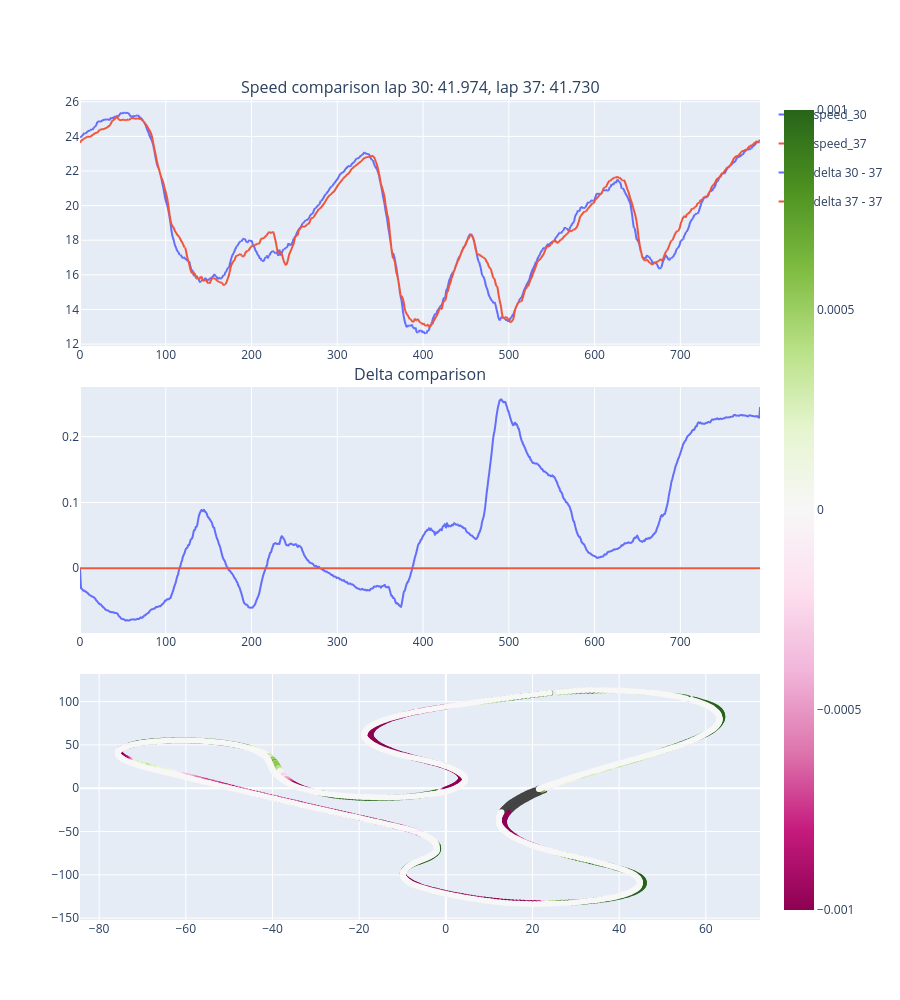

The cell this chart's notebook holds for it:
### Code cell
delta = pd.concat(
    [
        (f["timestamp"] - f_37["timestamp"])
        .pipe(lambda s: s - s.iloc[0])
        .rename(f"delta {i} - 37")
        .to_frame()
        for i, f in frames.items()
    ],
    axis=1,
)


fig = make_subplots(
    rows=3,
    cols=1,
    shared_xaxes=False,
    vertical_spacing=0.05,
    subplot_titles=(
        f"Speed comparison {', '.join(f'lap {i}: {session.laps.lap_time(i):.3f}' for i in frames)}",
        "Delta comparison",
    ),
)

for trace in px.line(
    pd.concat(
        [f["full_speed"].rename(f"speed_{i}").to_frame() for i, f in frames.items()]
    )
).data:
    fig.add_trace(trace, row=1, col=1)
for trace in px.line(delta).data:
    fig.add_trace(trace, row=2, col=1)

points = pd.concat(
    [delta.diff().rolling(20).mean().clip(-0.001, +0.001)]
    + [
        f[["x", "y"]].rename(columns={"x": f"x_{i}", "y": f"y_{i}"})
        for i, f in frames.items()
    ],
    axis=1,
)

for i in frames:
    fig.add_trace(
        px.scatter(
            points,
            x=f"x_{i}",
            y=f"y_{i}",
            color=f"delta {i} - 37",
            hover_data={
                "dist": frames[i].index,
                "lap": np.ones(len(points)) * i,
                **{f"speed_{i}": frames[i]["full_speed"] for i in frames},
            },
            title=f"lap {i}",
        ).data[0],
        row=3,
        col=1,
    )

fig.update_layout(height=1000)

### Figure 1 — Plotly figure (JSON) as saved in the notebook; plotly's stock layout.template omitted (floating-point values rounded to 4 significant figures; data arrays with more than 128 entries replaced by an {"elided": "..."} marker saying what was removed)
{"data": [{"hovertemplate": "variable=speed_30<br>dist=%{x}<br>value=%{y}<extra></extra>", "legendgroup": "speed_30", "line": {"color": "#636efa", "dash": "solid"}, "marker": {"symbol": "circle"}, "mode": "lines", "name": "speed_30", "showlegend": true, "type": "scattergl", "x": {"elided": "1560 float values"}, "xaxis": "x", "y": {"elided": "1560 float values"}, "yaxis": "y"}, {"hovertemplate": "variable=speed_37<br>dist=%{x}<br>value=%{y}<extra></extra>", "legendgroup": "speed_37", "line": {"color": "#EF553B", "dash": "solid"}, "marker": {"symbol": "circle"}, "mode": "lines", "name": "speed_37", "showlegend": true, "type": "scattergl", "x": {"elided": "1560 float values"}, "xaxis": "x", "y": {"elided": "1560 float values"}, "yaxis": "y"}, {"hovertemplate": "variable=delta 30 - 37<br>dist=%{x}<br>value=%{y}<extra></extra>", "legendgroup": "delta 30 - 37", "line": {"color": "#636efa", "dash": "solid"}, "marker": {"symbol": "circle"}, "mode": "lines", "name": "delta 30 - 37", "showlegend": true, "type": "scattergl", "x": {"elided": "780 float values"}, "xaxis": "x2", "y": {"elided": "780 float values"}, "yaxis": "y2"}, {"hovertemplate": "variable=delta 37 - 37<br>dist=%{x}<br>value=%{y}<extra></extra>", "legendgroup": "delta 37 - 37", "line": {"color": "#EF553B", "dash": "solid"}, "marker": {"symbol": "circle"}, "mode": "lines", "name": "delta 37 - 37", "showlegend": true, "type": "scattergl", "x": {"elided": "780 float values"}, "xaxis": "x2", "y": {"elided": "780 float values"}, "yaxis": "y2"}, {"customdata": {"elided": "780x4 float values"}, "hovertemplate": "x_30=%{x}<br>y_30=%{y}<br>dist=%{customdata[0]}<br>lap=%{customdata[1]}<br>speed_30=%{customdata[2]}<br>speed_37=%{customdata[3]}<br>delta 30 - 37=%{marker.color}<extra></extra>", "legendgroup": "", "marker": {"color": {"elided": "780 float values"}, "coloraxis": "coloraxis", "symbol": "circle"}, "mode": "markers", "name": "", "orientation": "v", "showlegend": false, "type": "scatter", "x": {"elided": "780 float values"}, "xaxis": "x3", "y": {"elided": "780 float values"}, "yaxis": "y3"}, {"customdata": {"elided": "780x4 float values"}, "hovertemplate": "x_37=%{x}<br>y_37=%{y}<br>dist=%{customdata[0]}<br>lap=%{customdata[1]}<br>speed_30=%{customdata[2]}<br>speed_37=%{customdata[3]}<br>delta 37 - 37=%{marker.color}<extra></extra>", "legendgroup": "", "marker": {"color": {"elided": "780 float values"}, "coloraxis": "coloraxis", "symbol": "circle"}, "mode": "markers", "name": "", "orientation": "v", "showlegend": false, "type": "scatter", "x": {"elided": "780 float values"}, "xaxis": "x3", "y": {"elided": "780 float values"}, "yaxis": "y3"}], "layout": {"annotations": [{"font": {"size": 16}, "showarrow": false, "text": "Speed comparison lap 30: 41.974, lap 37: 41.730", "x": 0.5, "xanchor": "center", "xref": "paper", "y": 1, "yanchor": "bottom", "yref": "paper"}, {"font": {"size": 16}, "showarrow": false, "text": "Delta comparison", "x": 0.5, "xanchor": "center", "xref": "paper", "y": 0.65, "yanchor": "bottom", "yref": "paper"}], "height": 1000, "xaxis": {"anchor": "y", "domain": [0, 1]}, "xaxis2": {"anchor": "y2", "domain": [0, 1]}, "xaxis3": {"anchor": "y3", "domain": [0, 1]}, "yaxis": {"anchor": "x", "domain": [0.7, 1]}, "yaxis2": {"anchor": "x2", "domain": [0.35, 0.65]}, "yaxis3": {"anchor": "x3", "domain": [0, 0.3]}}}
